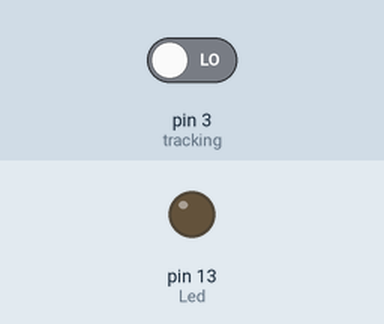
Bench run of a sketch on a simulated Arduino Uno, built with avr-gcc and run on an emulated ATmega328P. Parts: output pins drawn as LEDs (lit = HIGH). The test bench sets the inputs (shaded band); at power-on: pin 3 (tracking) LOW.

Above: at 1.2 s.
1.3 s: pin 3 (tracking) driven HIGH
At 2.4 s:
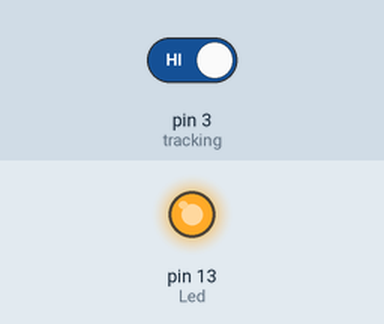
2.8 s: pin 3 (tracking) driven LOW
At 3.6 s:
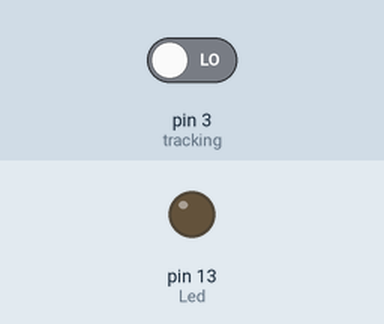
Timing chart, 0 to 5.8 s (numbered marks = the images above; inputs shaded):
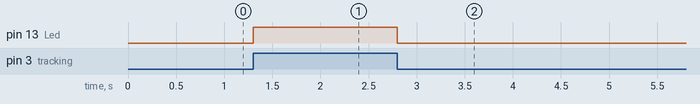

The sketch:

tracking.ino
```cpp
int Led=13;
int tracking=3;

int val;
void setup()
{
  pinMode(Led,OUTPUT);
  pinMode(tracking,INPUT);
}
void loop()
{


val=digitalRead(tracking);
if(val==HIGH)
{  digitalWrite(Led,HIGH);
 }
else
{ digitalWrite(Led,LOW);

   }
 }
```

Measured:
- after the input at 1.3 s, pin 13 (Led): LOW → HIGH at once
- after the input at 2.8 s, pin 13 (Led): HIGH → LOW at once
